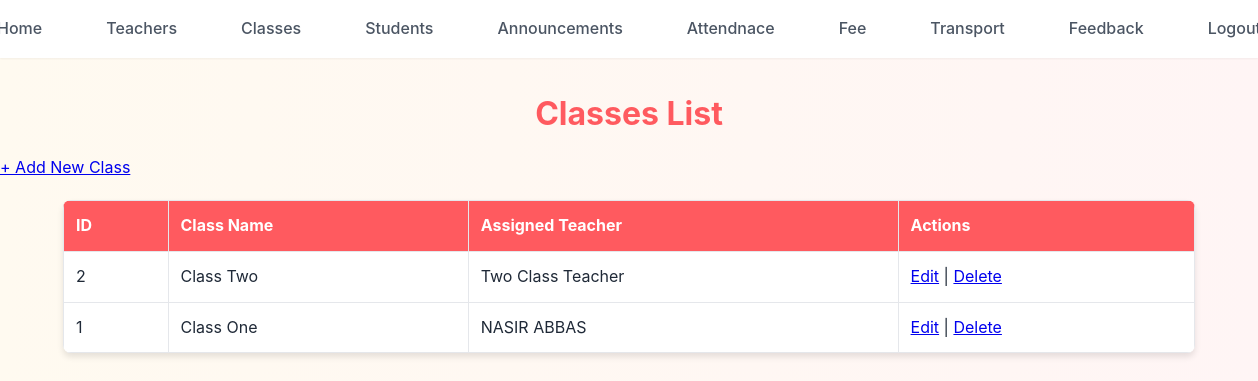
Screenshot of /admin/view_class.php (signed in) with the database file from the repository.
### tables this page shows
CREATE TABLE `classes` (
  `class_id` int(11) NOT NULL,
  `class_name` varchar(50) NOT NULL,
  `teacher_id` int(11) DEFAULT NULL
);

CREATE TABLE `teachers` (
  `teacher_id` int(11) NOT NULL,
  `username` varchar(50) NOT NULL,
  `password` varchar(255) NOT NULL,
  `email` varchar(100) NOT NULL,
  `first_name` varchar(50) NOT NULL,
  `last_name` varchar(50) NOT NULL,
  `department` varchar(50) DEFAULT NULL,
  `phone_number` varchar(15) DEFAULT NULL,
  `created_at` timestamp NOT NULL DEFAULT current_timestamp(),
  `updated_at` timestamp NOT NULL DEFAULT current_timestamp() ON UPDATE current_timestamp()
);

### admin/view_class.php (the view, shortened to what this page needs)
<?php
include "config.php";
$query = "SELECT c.class_id, c.class_name, t.first_name, t.last_name
          FROM Classes c
          LEFT JOIN Teachers t ON c.teacher_id = t.teacher_id
          ORDER BY c.class_id DESC";
$result = mysqli_query($conn, $query);
?>
<!DOCTYPE html>
<html lang="en">
<head>
    <link rel="stylesheet" href="../CSS/style.css">
</head>
<body>
<?php include('navbar.php'); ?>
<div>
    <h2>Classes List</h2>
    <a href="add_class.php">+ Add New Class</a>
    <table>
        <tr>
            <th>ID</th>
            <th>Class Name</th>
            <th>Assigned Teacher</th>
            <th>Actions</th>
        </tr>
        <?php while ($row = mysqli_fetch_assoc($result)): ?>
            <tr>
                <td><?php echo $row['class_id']; ?></td>
                <td><?php echo htmlspecialchars($row['class_name']); ?></td>
                <td><?php echo $row['first_name'] ? htmlspecialchars($row['first_name'] . " " . $row['last_name']) : "None"; ?></td>
                <td>
                    <a href="edit_class.php?id=<?php echo $row['class_id']; ?>">Edit</a> |
                    <a href="view_class.php?delete=<?php echo $row['class_id']; ?>" onclick="return confirm('Delete this class?');">Delete</a>
                </td>
            </tr>
        <?php endwhile; ?>
    </table>
</div>
</body>
</html>

### CSS/style.css (style rules this page uses)
:root { --primary-color: #ff5a5f; --primary-hover: #e14d52; --secondary-color: #ffcc00; --secondary-hover: #e6b800; --text-primary: #1f2937; --text-secondary: #4b5563; --bg-primary: #ffffff; --bg-secondary: #fdf2f2; --border-color: #e5e7eb; --shadow-sm: 0 1px 2px rgba(0, 0, 0, 0.05); --shadow-md: 0 4px 6px rgba(0, 0, 0, 0.1); --shadow-lg: 0 10px 15px rgba(0, 0, 0, 0.15); }
* { margin: 0; padding: 0; box-sizing: border-box; }
body { font-family: 'Inter', sans-serif; background: linear-gradient(to right, #fffaf0, #fff5f5); color: var(--text-primary); line-height: 1.6; }
h1, h2, h3, h4, h5, h6 { margin-top: 30px; font-weight: 700; text-align: center; margin-bottom: 1rem; color: var(--primary-color); }
h2 { font-size: 2rem; }
table { width: 90%; margin: 20px auto; border-collapse: collapse; background: var(--bg-primary); box-shadow: var(--shadow-md); border-radius: 8px; overflow: hidden; }
th, td { padding: 12px; border: 1px solid var(--border-color); text-align: left; }
th { background: var(--primary-color); color: white; }

### rows the page displays
classes: class_id "2", class_name "Class Two", teacher.last_name "Two Class Teacher"
classes: class_id "1", class_name "Class One", teacher.last_name "NASIR ABBAS"
